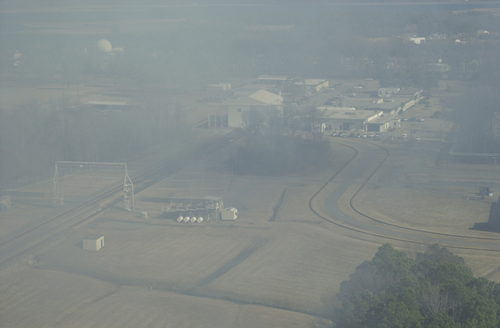
%> input picture 滤波/基于直方图优化的图像去雾技术/images/ceshi.png, 500 x 328 px
$ octave --eval "result = RemoveFogByRetinex(imread('images/ceshi.png'));"   (GNU Octave 9; MATLAB toolbox functions it lacks are replaced by stand-ins)
%> lines starting %> are read from the running program, lines starting %| are printed output that depends on the picture
function In = RemoveFogByRetinex(f, flag)

if nargin < 2
    flag = 1;
end

fr=f(:, :, 1);
fg=f(:, :, 2);
fb=f(:, :, 3);
mr=mat2gray(im2double(fr));
mg=mat2gray(im2double(fg));
mb=mat2gray(im2double(fb));
alf1=1458;
n=161;
n1=floor((n+1)/2);
for i=1:n
    for j=1:n
        b(i,j) =exp(-((i-n1)^2+(j-n1)^2)/(4*alf1))/(pi*alf1);
    end
end
nr1 = imfilter(mr,b,'conv', 'replicate');
ng1 = imfilter(mg,b,'conv', 'replicate');
nb1 = imfilter(mb,b,'conv', 'replicate');
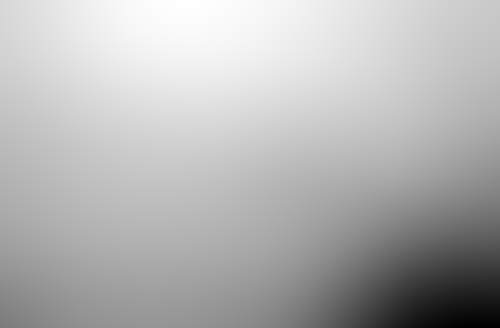
%> nb1: size 328x500 double; min 0.417, max 2.11, mean 1.61; drawn with min black and max white
ur1=log(nr1); ug1=log(ng1); ub1=log(nb1);
tr1=log(mr);tg1=log(mg);tb1=log(mb);
yr1=(tr1-ur1)/3;
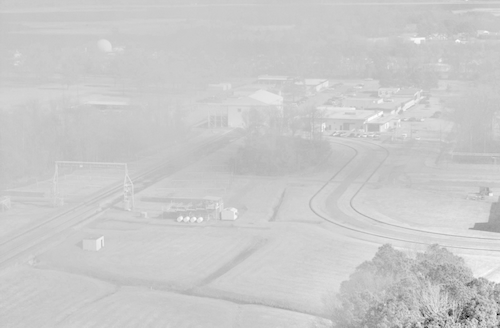
%> yr1: size 328x500 double; 0% of the values are NaN or infinite; the others: min -1.43, max -0.0974, mean -0.369; drawn with min black, max white, NaN and infinite black
yg1=(tg1-ug1)/3;
yb1=(tb1-ub1)/3;
alf2=53.38;
x=31;
x1=floor((n+1)/2);
for i=1:n
    for j=1:n
        a(i,j) =exp(-((i-n1)^2+(j-n1)^2)/(4*alf2))/(6*pi*alf2);
    end
end
nr2 = imfilter(mr,a,'conv', 'replicate');
ng2 = imfilter(mg,a,'conv', 'replicate');
nb2 = imfilter(mb,a,'conv', 'replicate');
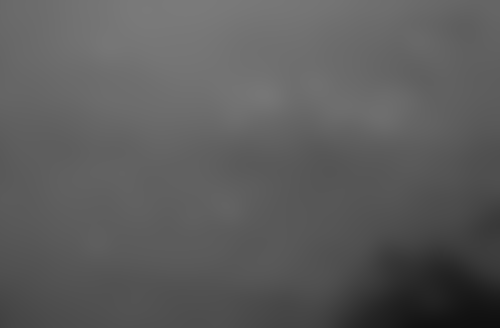
%> nb2: size 328x500 double; min 0.0609, max 0.481, mean 0.362
ur2=log(nr2); ug2=log(ng2); ub2=log(nb2);
%> after `ub2=log(nb2)`:
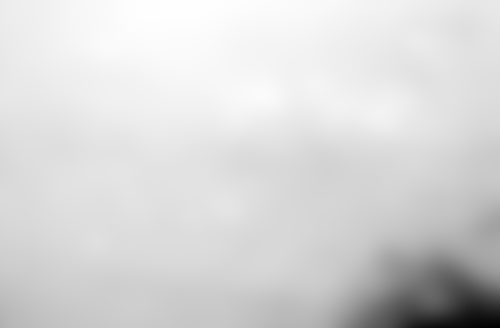
%> ub2: size 328x500 double; min -2.8, max -0.732, mean -1.05; drawn with min black and max white
tr2=log(mr);tg2=log(mg);tb2=log(mb);
yr2=(tr2-ur2)/3;yg2=(tg2-ug2)/3;yb2=(tb2-ub2)/3;
%> after `yb2=(tb2-ub2)/3`:
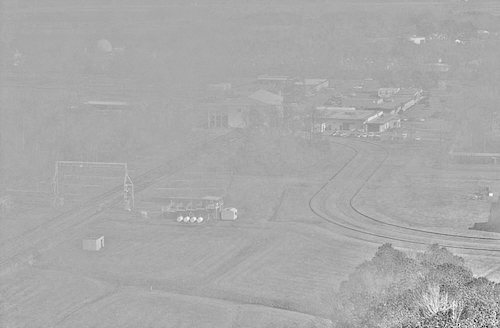
%> yb2: size 328x500 double; 0% of the values are NaN or infinite; the others: min -0.262, max 0.334, mean 0.134; drawn with min black, max white, NaN and infinite black
alf3=13944.5;
l=501;
l1=floor((n+1)/2);
for i=1:n
    for j=1:n
        e(i,j) =exp(-((i-n1)^2+(j-n1)^2)/(4*alf3))/(4*pi*alf3);
    end
end
nr3 = imfilter(mr,e,'conv', 'replicate');
ng3 = imfilter(mg,e,'conv', 'replicate');
nb3 = imfilter(mb,e,'conv', 'replicate');
ur3=log(nr3); ug3=log(ng3); ub3=log(nb3);
tr3=log(mr);tg3=log(mg);tb3=log(mb);
yr3=(tr3-ur3)/3;yg3=(tg3-ug3)/3;yb3=(tb3-ub3)/3;
dr=yr1+yr2+yr3;dg=yg1+yg2+yg3;db=yb1+yb2+yb3;
cr=im2uint8(dr); cg=im2uint8(dg); cb=im2uint8(db);
In=cat(3, cr, cg, cb);
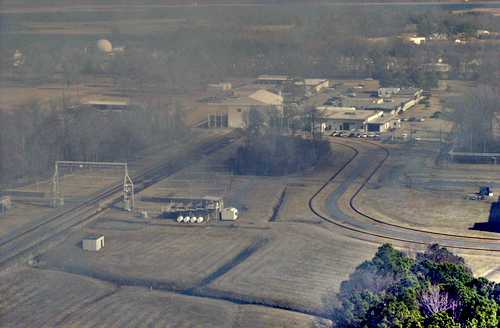
%> In: size 328x500x3 uint8; mean R, G, B 108.9, 109.7, 109.7

if flag
    figure;
    subplot(2, 2, 1); imshow(f); title('原图像', 'FontWeight', 'Bold');
    subplot(2, 2, 2); imshow(In); title('处理后的图像', 'FontWeight', 'Bold');
    Q = rgb2gray(f);
    M = rgb2gray(In);
%> `result = RemoveFogByRetinex(imread('images/ceshi.png'));`:
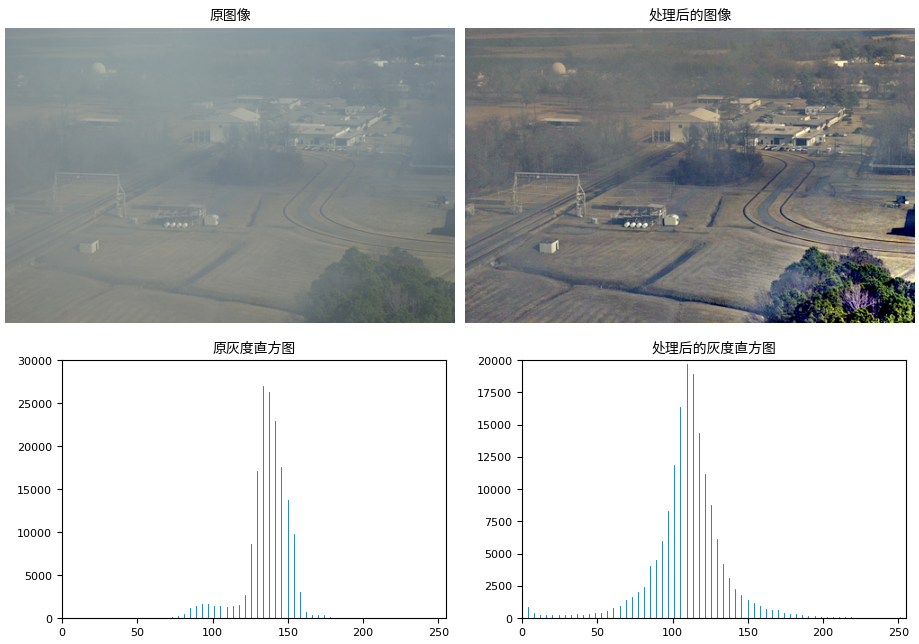
%> figure redrawn from the program's plot data, 4 panels
    subplot(2, 2, 3); imhist(Q, 64); title('原灰度直方图', 'FontWeight', 'Bold');
    subplot(2, 2, 4); imhist(M, 64); title('处理后的灰度直方图', 'FontWeight', 'Bold');
end
